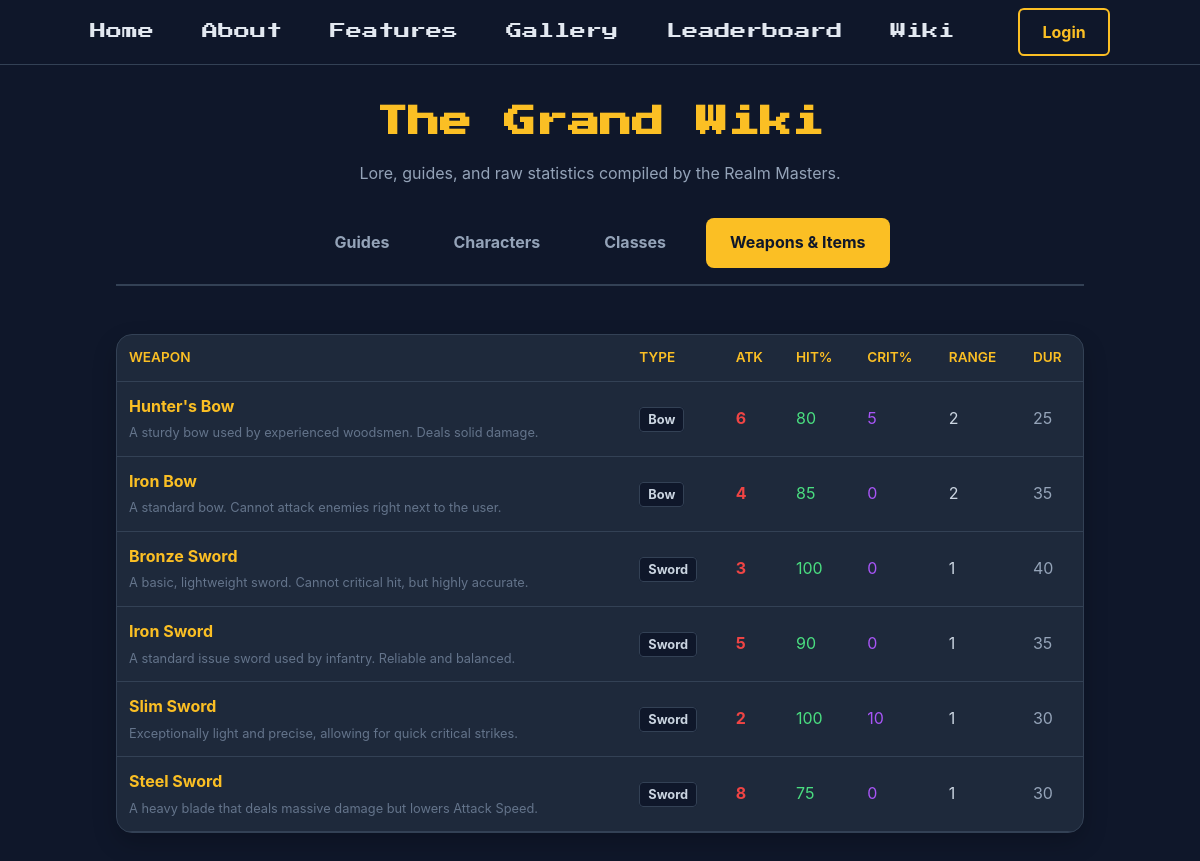
The page /wiki.php?tab=weapons on the database as committed earlier.
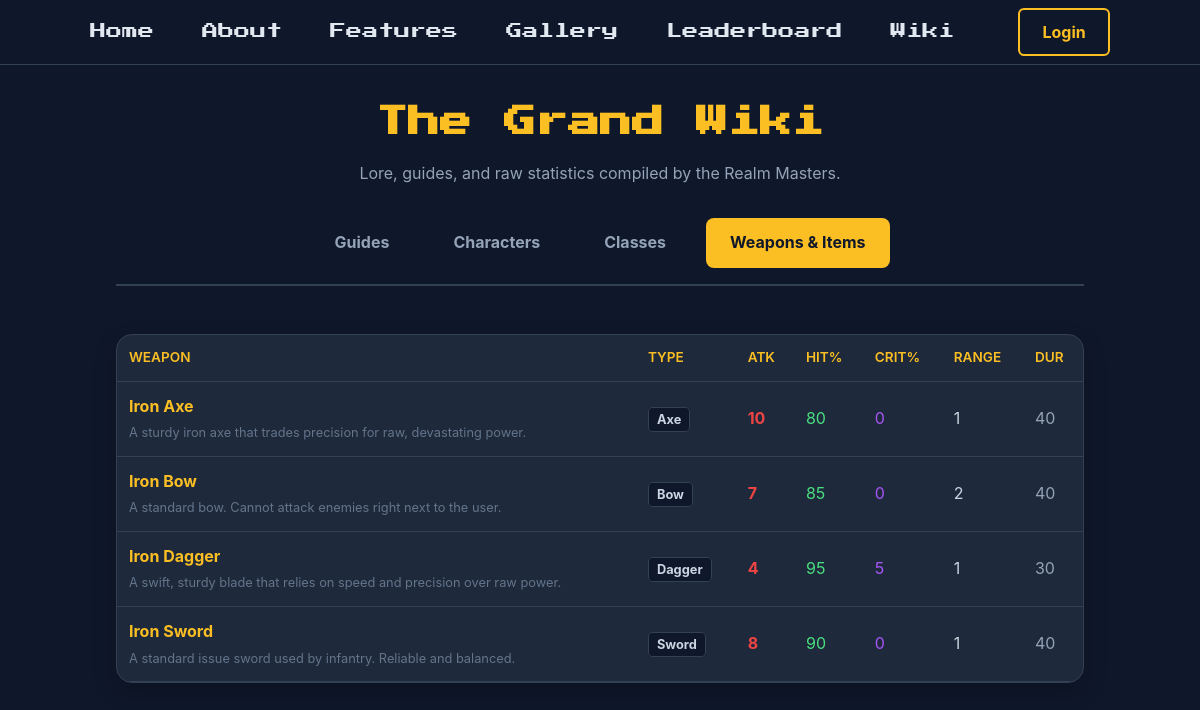
The same page on the database as committed later.
### tables this page shows
CREATE TABLE `weapons` (
  `weapon_id` int(11) NOT NULL,
  `name` varchar(50) NOT NULL,
  `weapon_type` varchar(20) NOT NULL,
  `atk` int(11) NOT NULL,
  `hit_rate` int(11) NOT NULL,
  `crit_rate` int(11) NOT NULL,
  `weight` int(11) NOT NULL,
  `min_range` int(11) NOT NULL DEFAULT 1,
  `max_range` int(11) NOT NULL DEFAULT 1,
  `durability` int(11) NOT NULL,
  `description` text DEFAULT NULL,
  `image_url` varchar(255) DEFAULT NULL
);

### wiki.php (the view, shortened to what the changed rows need)
<?php
$user = getCurrentUser();
$conn = getDBConnection();
$activeTab = isset($_GET['tab']) ? $_GET['tab'] : 'articles';
$wiki_data = null;
if ($activeTab === 'articles') $wiki_data = $conn->query("SELECT * FROM wiki_entries ORDER BY created_at DESC");
elseif ($activeTab === 'characters') $wiki_data = $conn->query("SELECT ch.*, cl.name as class_name FROM characters ch JOIN classes cl ON ch.class_id = cl.class_id ORDER BY ch.ally DESC, ch.character_id ASC");
elseif ($activeTab === 'classes') $wiki_data = $conn->query("SELECT c.*, GROUP_CONCAT(w.name SEPARATOR ', ') as usable_weapons FROM classes c LEFT JOIN class_weapons cw ON c.class_id = cw.class_id LEFT JOIN weapons w ON cw.weapon_id = w.weapon_id GROUP BY c.class_id");
elseif ($activeTab === 'weapons') $wiki_data = $conn->query("SELECT * FROM weapons ORDER BY weapon_type, name");
$isAdmin = ($user && isset($user['admin']) && $user['admin'] == 1);
?>
<!DOCTYPE html>
<html lang="en">
<head>
    <link rel="stylesheet" href="styles.css">
</head>
<body class="wiki-page">
    <div class="wiki-container">
        <div class="page-header">
            <h1>The Grand Wiki</h1>
        </div>
        <?php if ($activeTab === 'articles'): ?>
            <?php if ($wiki_data && $wiki_data->num_rows > 0): ?>
                <?php while($wiki = $wiki_data->fetch_assoc()): ?>
                    <div class="wiki-card">
                        <div class="wiki-card-header">
                            <div class="title-group">
                                <h2><?php echo htmlspecialchars($wiki['title']); ?></h2>
                            </div>
                            <?php if ($isAdmin): ?>
                                <div class="action-group">
                                    <a href="admin.php?tab=articles&edit=<?php echo $wiki['id']; ?>" class="btn">Edit</a>
                                    <form method="POST" action="admin.php" onsubmit="return confirm('Delete this article?');" style="margin:0;">
                                        <input type="hidden" name="action" value="delete_record">
                                        <input type="hidden" name="table" value="wiki_entries">
                                        <input type="hidden" name="id_col" value="id">
                                        <input type="hidden" name="id_val" value="<?php echo $wiki['id']; ?>">
                                        <input type="hidden" name="return_to" value="wiki.php?tab=articles">
                                        <button type="submit" class="btn btn-danger">Delete</button>
                                    </form>
                                </div>
                            <?php endif; ?>
                        </div>
                        <?php if (!empty($wiki['image_url'])): ?>
                            <img src="<?php echo htmlspecialchars($wiki['image_url']); ?>" alt="Article Image" class="wiki-img-large">
                        <?php endif; ?>
                        <div class="wiki-content"><?php echo parseBBCode($wiki['content']); ?></div>
                        <div class="wiki-meta"><?php echo date('M j, Y', strtotime($wiki['created_at'])); ?></div>
                    </div>
                <?php endwhile; ?>
            <?php endif; ?>
        <?php elseif ($activeTab === 'weapons'): ?>
            <?php if ($wiki_data && $wiki_data->num_rows > 0): ?>
                <div class="wiki-card" style="padding: 0; overflow: hidden;">
                    <div style="overflow-x: auto; width: 100%;">
                        <table class="data-table table-cards-mobile" style="margin-top: 0; min-width: 800px;">
                            <thead>
                                <tr>
                                    <th>Weapon</th>
                                    <th>Type</th>
                                    <th>Atk</th>
                                    <th>Hit%</th>
                                    <th>Crit%</th>
                                    <th>Range</th>
                                    <th>Dur</th>
                                </tr>
                            </thead>
                            <tbody>
                                <?php while($weapon = $wiki_data->fetch_assoc()): ?>
                                    <tr>
                                        <td data-label="Weapon">
                                            <div style="display: flex; align-items: center; gap: 0.5rem; color: #fbbf24; font-weight: bold;">
                                                <span><?php echo htmlspecialchars($weapon['name']); ?></span>
                                            </div>
                                            <div style="font-size: 0.8rem; color: #64748b; margin-top: 0.25rem;"><?php echo htmlspecialchars($weapon['description']); ?></div>
                                        </td>
                                        <td data-label="Type"><span class="badge badge-stat"><?php echo htmlspecialchars($weapon['weapon_type']); ?></span></td>
                                        <td data-label="Atk" style="font-weight: bold; color: #ef4444;"><?php echo $weapon['atk']; ?></td>
                                        <td data-label="Hit%" style="color: #4ade80;"><?php echo $weapon['hit_rate']; ?></td>
                                        <td data-label="Crit%" style="color: #a855f7;"><?php echo $weapon['crit_rate']; ?></td>
                                        <td data-label="Range" style="color: #cbd5e1;"><?php echo $weapon['min_range'] === $weapon['max_range'] ? $weapon['min_range'] : $weapon['min_range'] . '-' . $weapon['max_range']; ?></td>
                                        <td data-label="Durability" style="color: #94a3b8;"><?php echo $weapon['durability']; ?></td>
                                    </tr>
                                <?php endwhile; ?>
                            </tbody>
                        </table>
                    </div>
                </div>
            <?php endif; ?>
        <?php endif; ?>
    </div>
</body>
</html>

Rows that differ between the two databases and show on the page:
removed weapons: name "Bronze Sword", description "A basic, lightweight sword. Cannot critical hit, but highly accurate.", weapon_type "Sword", atk "3", hit_rate "100", crit_rate "0", min_range "1", durability "40"
removed weapons: name "Slim Sword", description "Exceptionally light and precise, allowing for quick critical strikes.", weapon_type "Sword", atk "2", hit_rate "100", crit_rate "10", min_range "1", durability "30"
removed weapons: name "Steel Sword", description "A heavy blade that deals massive damage but lowers Attack Speed.", weapon_type "Sword", atk "8", hit_rate "75", crit_rate "0", min_range "1", durability "30"
added weapons: name "Iron Axe", description "A sturdy iron axe that trades precision for raw, devastating power.", weapon_type "Axe", atk "10", hit_rate "80", crit_rate "0", min_range "1", durability "40"
changed weapons "Iron Bow": atk "4" → "7"; durability "35" → "40"; moves up the list
changed weapons: name "Hunter's Bow" → "Iron Dagger"; description "A sturdy bow used by experienced woodsmen. Deals solid damage." → "A swift, sturdy blade that relies on speed and precision over raw power."; weapon_type "Bow" → "Dagger"; atk "6" → "4"; hit_rate "80" → "95"; min_range "2" → "1"; durability "25" → "30"
changed weapons "Iron Sword": atk "5" → "8"; durability "35" → "40"
